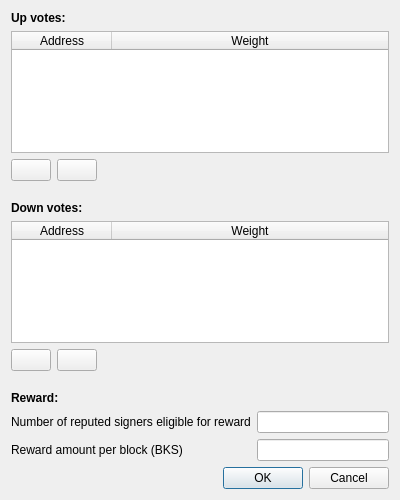
<?xml version="1.0" encoding="UTF-8"?>
<ui version="4.0">
 <class>ReputationVoteDialog</class>
 <widget class="QDialog" name="ReputationVoteDialog">
  <property name="geometry">
   <rect>
    <x>0</x>
    <y>0</y>
    <width>400</width>
    <height>500</height>
   </rect>
  </property>
  <property name="windowTitle">
   <string>Dialog</string>
  </property>
  <layout class="QVBoxLayout" name="verticalLayout_3">
   <item>
    <layout class="QVBoxLayout" name="verticalLayout_2">
     <item>
      <widget class="QLabel" name="label">
       <property name="font">
        <font>
         <weight>75</weight>
         <bold>true</bold>
        </font>
       </property>
       <property name="text">
        <string>Up votes:</string>
       </property>
      </widget>
     </item>
     <item>
      <widget class="QTableWidget" name="upVoteTable">
       <property name="columnCount">
        <number>2</number>
       </property>
       <attribute name="horizontalHeaderStretchLastSection">
        <bool>true</bool>
       </attribute>
       <attribute name="verticalHeaderVisible">
        <bool>false</bool>
       </attribute>
       <column>
        <property name="text">
         <string>Address</string>
        </property>
       </column>
       <column>
        <property name="text">
         <string>Weight</string>
        </property>
       </column>
      </widget>
     </item>
     <item>
      <layout class="QHBoxLayout" name="horizontalLayout_2">
       <item>
        <widget class="QPushButton" name="addUpVoteButton">
         <property name="text">
          <string/>
         </property>
         <property name="icon">
          <iconset resource="../bitcoin.qrc">
           <normaloff>:/icons/add</normaloff>:/icons/add</iconset>
         </property>
        </widget>
       </item>
       <item>
        <widget class="QPushButton" name="removeUpVoteButton">
         <property name="text">
          <string/>
         </property>
         <property name="icon">
          <iconset resource="../bitcoin.qrc">
           <normaloff>:/icons/remove</normaloff>:/icons/remove</iconset>
         </property>
        </widget>
       </item>
       <item>
        <spacer name="horizontalSpacer_2">
         <property name="orientation">
          <enum>Qt::Horizontal</enum>
         </property>
         <property name="sizeHint" stdset="0">
          <size>
           <width>40</width>
           <height>20</height>
          </size>
         </property>
        </spacer>
       </item>
      </layout>
     </item>
    </layout>
   </item>
   <item>
    <spacer name="verticalSpacer">
     <property name="orientation">
      <enum>Qt::Vertical</enum>
     </property>
     <property name="sizeType">
      <enum>QSizePolicy::Fixed</enum>
     </property>
     <property name="sizeHint" stdset="0">
      <size>
       <width>20</width>
       <height>14</height>
      </size>
     </property>
    </spacer>
   </item>
   <item>
    <layout class="QVBoxLayout" name="verticalLayout">
     <item>
      <widget class="QLabel" name="label_2">
       <property name="font">
        <font>
         <weight>75</weight>
         <bold>true</bold>
        </font>
       </property>
       <property name="text">
        <string>Down votes:</string>
       </property>
      </widget>
     </item>
     <item>
      <widget class="QTableWidget" name="downVoteTable">
       <property name="columnCount">
        <number>2</number>
       </property>
       <attribute name="horizontalHeaderStretchLastSection">
        <bool>true</bool>
       </attribute>
       <attribute name="verticalHeaderVisible">
        <bool>false</bool>
       </attribute>
       <column>
        <property name="text">
         <string>Address</string>
        </property>
       </column>
       <column>
        <property name="text">
         <string>Weight</string>
        </property>
       </column>
      </widget>
     </item>
     <item>
      <layout class="QHBoxLayout" name="horizontalLayout">
       <item>
        <widget class="QPushButton" name="addDownVoteButton">
         <property name="text">
          <string/>
         </property>
         <property name="icon">
          <iconset resource="../bitcoin.qrc">
           <normaloff>:/icons/add</normaloff>:/icons/add</iconset>
         </property>
        </widget>
       </item>
       <item>
        <widget class="QPushButton" name="removeDownVoteButton">
         <property name="text">
          <string/>
         </property>
         <property name="icon">
          <iconset resource="../bitcoin.qrc">
           <normaloff>:/icons/remove</normaloff>:/icons/remove</iconset>
         </property>
        </widget>
       </item>
       <item>
        <spacer name="horizontalSpacer">
         <property name="orientation">
          <enum>Qt::Horizontal</enum>
         </property>
         <property name="sizeHint" stdset="0">
          <size>
           <width>40</width>
           <height>20</height>
          </size>
         </property>
        </spacer>
       </item>
      </layout>
     </item>
    </layout>
   </item>
   <item>
    <spacer name="verticalSpacer_2">
     <property name="orientation">
      <enum>Qt::Vertical</enum>
     </property>
     <property name="sizeType">
      <enum>QSizePolicy::Fixed</enum>
     </property>
     <property name="sizeHint" stdset="0">
      <size>
       <width>20</width>
       <height>14</height>
      </size>
     </property>
    </spacer>
   </item>
   <item>
    <layout class="QVBoxLayout" name="verticalLayout_4">
     <item>
      <widget class="QLabel" name="label_3">
       <property name="font">
        <font>
         <weight>75</weight>
         <bold>true</bold>
        </font>
       </property>
       <property name="text">
        <string>Reward:</string>
       </property>
      </widget>
     </item>
     <item>
      <layout class="QFormLayout" name="formLayout">
       <item row="0" column="0">
        <widget class="QLabel" name="label_4">
         <property name="text">
          <string>Number of reputed signers eligible for reward</string>
         </property>
        </widget>
       </item>
       <item row="1" column="0">
        <widget class="QLabel" name="label_5">
         <property name="text">
          <string>Reward amount per block (BKS)</string>
         </property>
        </widget>
       </item>
       <item row="1" column="1">
        <widget class="QLineEdit" name="signerReward">
         <property name="toolTip">
          <string>Leave blank to vote to keep the current value</string>
         </property>
         <property name="alignment">
          <set>Qt::AlignRight|Qt::AlignTrailing|Qt::AlignVCenter</set>
         </property>
        </widget>
       </item>
       <item row="0" column="1">
        <widget class="QLineEdit" name="eligibleSignerCount">
         <property name="toolTip">
          <string>Leave blank to vote to keep the current value</string>
         </property>
         <property name="alignment">
          <set>Qt::AlignRight|Qt::AlignTrailing|Qt::AlignVCenter</set>
         </property>
        </widget>
       </item>
      </layout>
     </item>
    </layout>
   </item>
   <item>
    <widget class="QDialogButtonBox" name="buttonBox">
     <property name="orientation">
      <enum>Qt::Horizontal</enum>
     </property>
     <property name="standardButtons">
      <set>QDialogButtonBox::Cancel|QDialogButtonBox::Ok</set>
     </property>
    </widget>
   </item>
  </layout>
 </widget>
 <resources>
  <include location="../bitcoin.qrc"/>
 </resources>
 <connections>
  <connection>
   <sender>buttonBox</sender>
   <signal>accepted()</signal>
   <receiver>ReputationVoteDialog</receiver>
   <slot>accept()</slot>
   <hints>
    <hint type="sourcelabel">
     <x>248</x>
     <y>254</y>
    </hint>
    <hint type="destinationlabel">
     <x>157</x>
     <y>274</y>
    </hint>
   </hints>
  </connection>
  <connection>
   <sender>buttonBox</sender>
   <signal>rejected()</signal>
   <receiver>ReputationVoteDialog</receiver>
   <slot>reject()</slot>
   <hints>
    <hint type="sourcelabel">
     <x>316</x>
     <y>260</y>
    </hint>
    <hint type="destinationlabel">
     <x>286</x>
     <y>274</y>
    </hint>
   </hints>
  </connection>
 </connections>
</ui>
